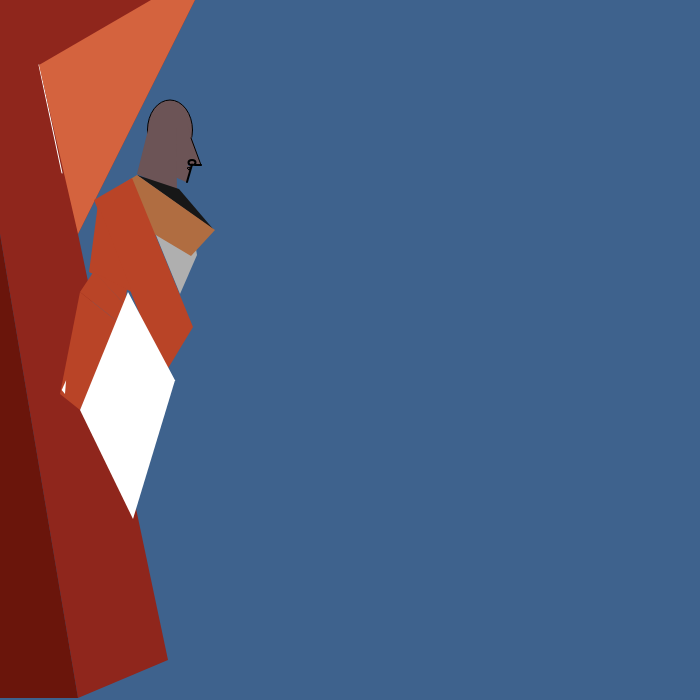
Frame 1 (no input)
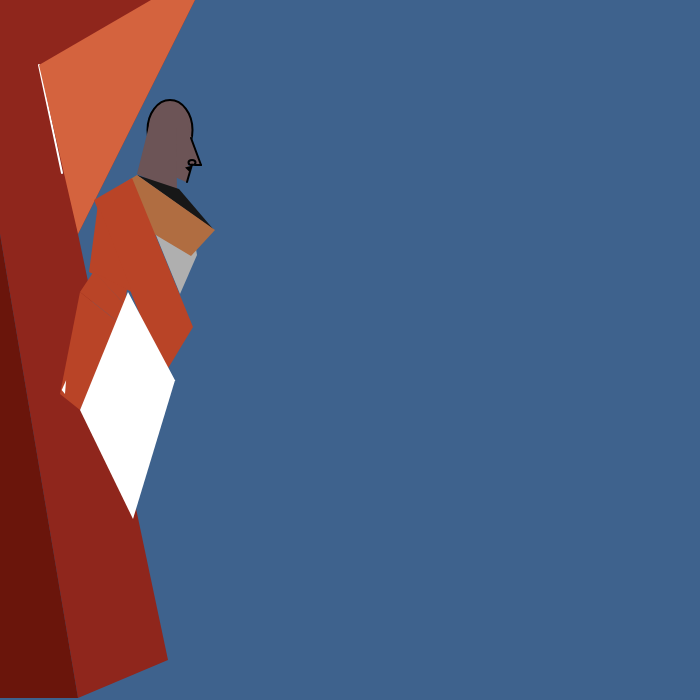
Frame 60 (no input)
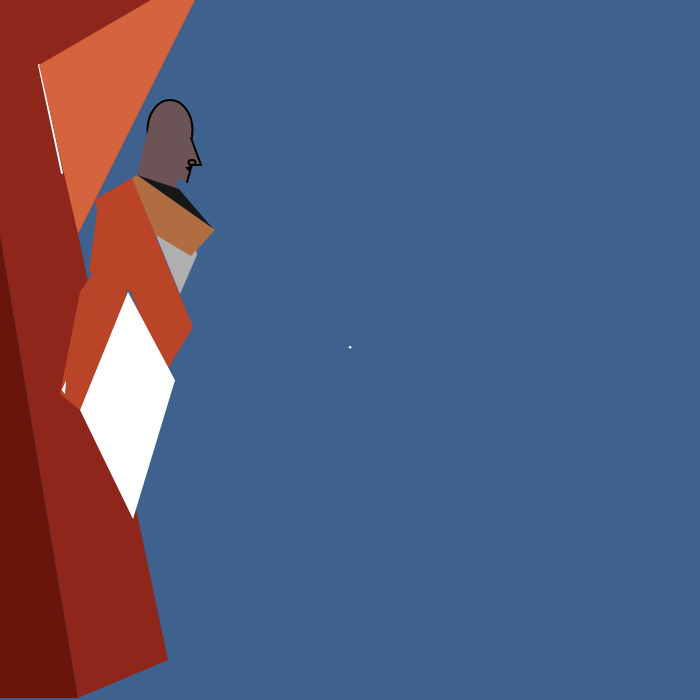
Frame 120 (the mouse pressed at the canvas centre since frame 60)

The p5.js sketch that drew these frames (run headless with seeded random() and noise() and a simulated clock; from frame 60 on, the mouse is pressed at the canvas centre):

// p5.js sketch
// ── sketch.js

/*This is a recreation of les Demoiselles d'Avignon */
var particles = [];

function setup() {
  createCanvas(700,700);
  noStroke();
}

function mousePressed(){
  var p = new Particle(mouseX, mouseY);
  particles.push(p);
}

function draw() {
  background(62, 98, 141);
  
  for(var i = particles.length-1; i >= 0; i--){
    particles[i].update();
    particles[i].display();
  }

  
//curtains
  //burnt orange- dark
    fill(143, 38, 28);
    quad(0, 0, 195, 0, 78, 234, 0, 234);
    quad(0, 234, 78, 234, 168, 660, 78, 698);
    fill(106, 21, 11);
    triangle(0,234, 78, 698, 0, 698);
  
  //curtain creases
    stroke(255);
    line(39, 65, 62, 173)
    noStroke();
    fill(212, 99, 62);
    quad(39, 65, 151, 0, 195, 0, 78, 234, 39, 65);

 /*
 
(1.) This is the first body from the left.
Each element is individually hardcoded and commented.

*/

// -------------------- Head (1.) ------------------------
  
  //forehead
    stroke(0);
    fill(108, 84, 86);
    ellipse(170,130, 45, 60);
    noStroke();
      
  //chin + jawline
    quad(146, 149, 192, 167, 186, 182, 153, 167);
      
  //fill in face
    rect(171, 133, 16, 33);
      
  //mouth
    stroke(0);
    triangle(190, 167.3, 187, 168, 189, 170);
    noStroke();
      
    //nose
    triangle(187, 124, 187, 165, 201, 165);
    
      //nose details
      stroke(0)
      line(191, 138, 201, 165);
      strokeWeight(2);
      line(195, 165, 201, 165);
       //nostril
      ellipse(192, 162.5, 7, 5);
      line(192, 164.5, 187, 182);
    
// -------------------- NECK/CHEST/BACK (1.) ------------------------

 //neck
    noStroke();
    quad(177, 192, 137, 174, 149, 126, 176, 126);
  

 //breatplates+ribs
    fill(23);
    quad(137, 175, 214, 230, 179, 189, 137, 175);
    fill(175);
    quad(197, 255, 196, 249, 155, 233, 180, 294);

 //shoulder
    fill(176, 109, 65);
    quad(137, 175, 97, 200, 191, 256, 215, 230);
  
// -------------------- ARM (1.) ------------------------

  //back-shoulder
    fill(185, 68, 39);
    quad(132, 178, 193, 327, 164, 375, 94, 200);
    noStroke();
  
  //bicep
    triangle(98, 204, 89, 272, 132, 292);
  
  //elbow
          // fill(191, 87, 68);
    triangle(127, 289,125, 305,94, 272);
  
  //forearm pt.1
          // fill(192, 100, 70);
    quad(94, 271, 80, 292, 118, 322, 125, 305);
  
  //forearm pt.2
    quad(80, 292, 118,322, 80, 410, 60, 394);
  
  //wrist
  fill(255);
    triangle(66.1, 380.18, 61.71, 390, 65, 394 );
  
  //hand
  
 // -------------------- THIGH-LEFT (1.) ------------------------
 
  //upper-thigh
  quad(133, 519, 175, 380.18, 128, 292,80, 410);
  
  
 
}
// ── particle.js
function Particle(x, y){
  this.x = x;
  this.y = y;
  this.col = color(255);
  this.diameter = 2.5;
  
  this.display = function(){
    // stroke(255);
    fill(255);
    ellipse(this.x, this.y, this.diameter, this.diameter);
  }
    
  
  this.update = function() {
    this.x = this.x + random(-1, 1);
    this.y = this.y + random(-1, 1);
    this.lifespan--;
  };
  
   
  this.isFinished = function() {
    if(this.lifespan < 0 ){
      return true;
    } else {
      return false;
    }
  };
}
